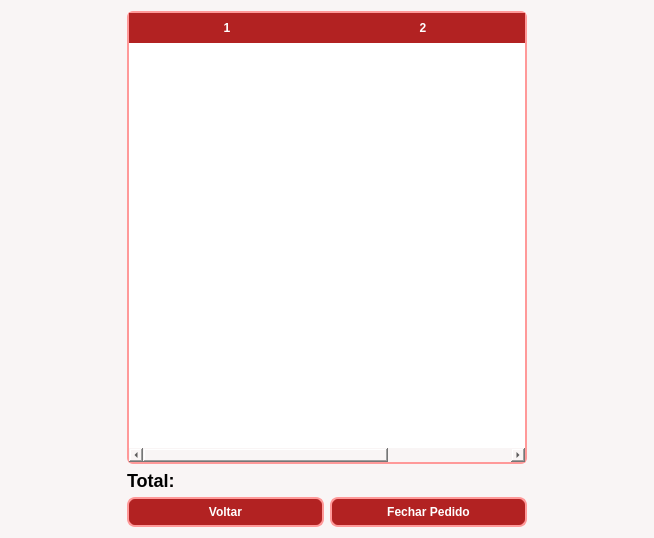
<?xml version="1.0" encoding="UTF-8"?>
<ui version="4.0">
 <class>TelaFinal</class>
 <widget class="QWidget" name="TelaFinal">
  <property name="geometry">
   <rect>
    <x>0</x>
    <y>0</y>
    <width>654</width>
    <height>538</height>
   </rect>
  </property>
  <property name="windowTitle">
   <string>Form</string>
  </property>
  <property name="styleSheet">
   <string notr="true">QWidget {
background-color: rgb(249, 245, 245);
font: 14pt &quot;Segoe UI&quot;;
}

QLabel {
font-weight: bold;
font-size: 18px;
color: black;
}

QPushButton {
background-color: rgb(178, 34, 34);
color: white;
border: 2px solid #ff9999;
border-radius: 8px;
padding: 6px 12px;
font-weight: bold;
}

QPushButton:hover {
background-color: rgb(204, 51, 51);
}

QPushButton:pressed {
background-color: rgb(153, 31, 31);
}

QTableWidget {
color: rgb(59, 0, 0);
gridline-color: rgb(178, 34, 34);
border: 2px solid #ff9999;
background-color: white;
alternate-background-color: rgb(247, 247, 247);
selection-background-color: rgb(255, 229, 229);
selection-color: black;
border-radius: 6px;
font-size: 14px;
}

QHeaderView::section {
background-color: rgb(178, 34, 34);
color: white;
font-weight: bold;
padding: 6px;
border: none;
borer-radius: 0px;
}

QScrollBar:vertical {
border: none;
background: rgb(102, 0, 0);
width: 10px;
margin: 0px;
}
</string>
  </property>
  <layout class="QVBoxLayout" name="verticalLayout_3">
   <item>
    <layout class="QHBoxLayout" name="horizontalLayout_5">
     <item>
      <spacer name="horizontalSpacer">
       <property name="orientation">
        <enum>Qt::Orientation::Horizontal</enum>
       </property>
       <property name="sizeHint" stdset="0">
        <size>
         <width>40</width>
         <height>20</height>
        </size>
       </property>
      </spacer>
     </item>
     <item>
      <layout class="QVBoxLayout" name="verticalLayout">
       <item>
        <widget class="QSplitter" name="splitter">
         <property name="orientation">
          <enum>Qt::Orientation::Vertical</enum>
         </property>
         <widget class="QWidget" name="verticalLayoutWidget">
          <layout class="QVBoxLayout" name="verticalLayout_2">
           <item>
            <layout class="QHBoxLayout" name="horizontalLayout"/>
           </item>
           <item>
            <layout class="QHBoxLayout" name="horizontalLayout_3">
             <item>
              <widget class="QTableWidget" name="tabelaQuantidades">
               <property name="minimumSize">
                <size>
                 <width>400</width>
                 <height>400</height>
                </size>
               </property>
               <property name="columnCount">
                <number>3</number>
               </property>
               <attribute name="horizontalHeaderDefaultSectionSize">
                <number>196</number>
               </attribute>
               <attribute name="verticalHeaderVisible">
                <bool>false</bool>
               </attribute>
               <column/>
               <column/>
               <column/>
              </widget>
             </item>
            </layout>
           </item>
           <item alignment="Qt::AlignmentFlag::AlignBottom">
            <widget class="QLabel" name="labelTotal">
             <property name="text">
              <string>Total:</string>
             </property>
            </widget>
           </item>
           <item>
            <layout class="QHBoxLayout" name="horizontalLayout_4">
             <item>
              <widget class="QPushButton" name="btnVoltar">
               <property name="text">
                <string>Voltar</string>
               </property>
              </widget>
             </item>
             <item>
              <widget class="QPushButton" name="btnFecharPedido">
               <property name="text">
                <string>Fechar Pedido</string>
               </property>
              </widget>
             </item>
            </layout>
           </item>
          </layout>
         </widget>
        </widget>
       </item>
      </layout>
     </item>
     <item>
      <spacer name="horizontalSpacer_2">
       <property name="orientation">
        <enum>Qt::Orientation::Horizontal</enum>
       </property>
       <property name="sizeHint" stdset="0">
        <size>
         <width>40</width>
         <height>20</height>
        </size>
       </property>
      </spacer>
     </item>
    </layout>
   </item>
  </layout>
 </widget>
 <resources/>
 <connections/>
</ui>
